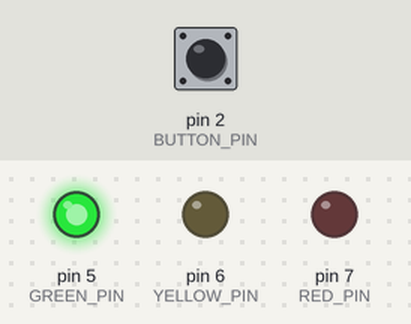
The sketch below on a simulated Arduino Uno, built with avr-gcc and run on an emulated ATmega328P. On the bench: output pins drawn as LEDs (lit = HIGH). The inputs (shaded band) are chosen by the test bench; at power-on: pin 2 (BUTTON_PIN) LOW.

Above: at 1.5 s.
At 3.5 s:
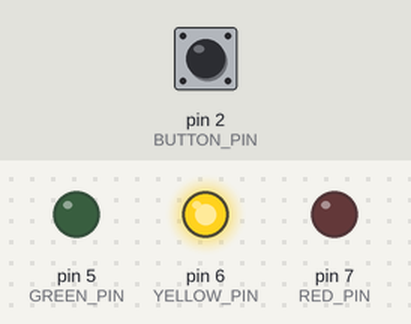
At 5.5 s:
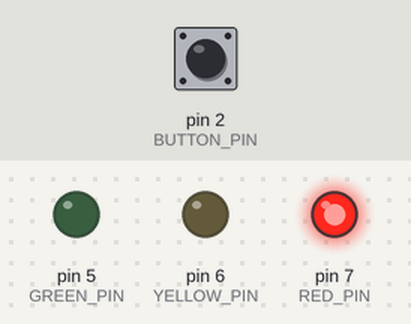
Timing chart, 0 to 9.1 s (numbered marks = the images above):
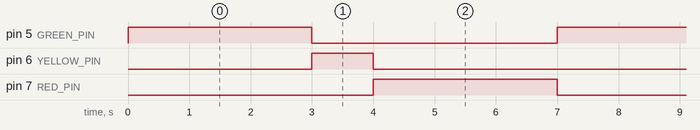

The sketch:

ReceiverCode.ino
```cpp
const int RED_PIN = 7;
const int YELLOW_PIN = 6;
const int GREEN_PIN = 5;
const int BUTTON_PIN = 2;

void setup() {
  pinMode(RED_PIN, OUTPUT);
  pinMode(YELLOW_PIN, OUTPUT);
  pinMode(GREEN_PIN, OUTPUT);
  pinMode(BUTTON_PIN, INPUT);
}

void loop() {
  if (digitalRead(BUTTON_PIN) == HIGH) {
    digitalWrite(RED_PIN, LOW);
    digitalWrite(YELLOW_PIN, LOW);
    digitalWrite(GREEN_PIN, LOW);
  } else {
    digitalWrite(GREEN_PIN, HIGH);
    delay(3000);
    digitalWrite(GREEN_PIN, LOW);

    digitalWrite(YELLOW_PIN, HIGH);
    delay(1000);
    digitalWrite(YELLOW_PIN, LOW);

    digitalWrite(RED_PIN, HIGH);
    delay(3000);
    digitalWrite(RED_PIN, LOW);
  }
}
```

Measured:
- by itself, pin 5 (GREEN_PIN), pin 7 (RED_PIN): alternates HIGH for 3.0 s and LOW for 4.0 s
- by itself, pin 6 (YELLOW_PIN): alternates HIGH for 1.0 s and LOW for 6.0 s
- by itself, everything shown: repeats every 7.0 s, in 4 steps
